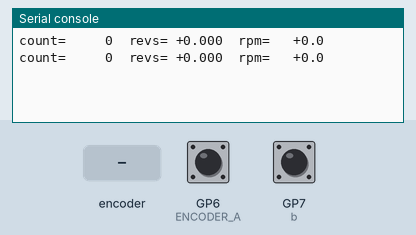
Recording of a program running on a simulated Raspberry Pi Pico running MicroPython. Parts: the last lines printed to the serial console. The inputs (shaded band) are chosen by the test bench; at power-on: GP6 (ENCODER_A) HIGH, GP7 (b) HIGH.

Above: at 1.2 s.
1.3 s: rotary encoder on GP6 (ENCODER_A) / GP7 (b) turned 3 steps (first pin leading)
At 2.4 s:
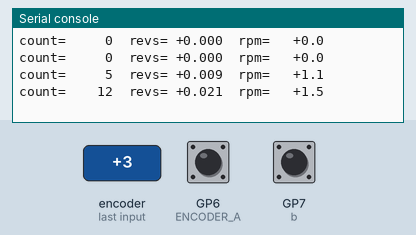
4.0 s: rotary encoder on GP6 (ENCODER_A) / GP7 (b) turned 1 step (first pin leading)
At 4.4 s:
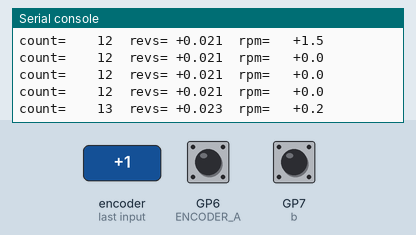
Timing chart, 0 to 7.0 s (numbered marks = the images above; inputs shaded):
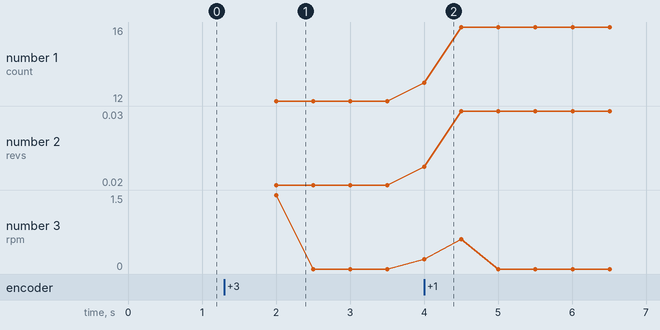

Measured:
- after the input at 1.3 s, the serial console: prints a new line after 0.20 s (image 1)
- after the input at 4.0 s, the serial console: prints a new line at once (image 2)
- plotted number 1: 12 → 16 after the input at 4.0 s
- plotted number 2: 0.02 → 0.03 after the input at 4.0 s

The program:

10_encoder_read_4x.py
```python
import time
from machine import Pin

from lib.pins import ENCODER_A, ENCODER_B

# 4x quadrature decoding: count every edge on both A and B.
# 7 PPR × 20 gear ratio × 4 = 560 counts per output-shaft revolution.
COUNTS_PER_REV = 560

# Gray-code transition table indexed by (prev_AB << 2 | new_AB).
# Valid forward transitions: 00→01→11→10→00 → +1 each step.
# Valid reverse transitions: 00→10→11→01→00 → -1 each step.
# Same-state or double-step (illegal/missed edge) entries are 0.
QUAD_TABLE = (0, -1, +1, 0,
              +1, 0, 0, -1,
              -1, 0, 0, +1,
              0, +1, -1, 0)

a = Pin(ENCODER_A, Pin.IN, Pin.PULL_UP)
b = Pin(ENCODER_B, Pin.IN, Pin.PULL_UP)

count = 0
last_ab = (a.value() << 1) | b.value()


def on_edge(pin):
    global count, last_ab
    new_ab = (a.value() << 1) | b.value()
    count += QUAD_TABLE[(last_ab << 2) | new_ab]
    last_ab = new_ab


a.irq(trigger=Pin.IRQ_RISING | Pin.IRQ_FALLING, handler=on_edge)
b.irq(trigger=Pin.IRQ_RISING | Pin.IRQ_FALLING, handler=on_edge)

last_count = 0
last_ms = time.ticks_ms()

while True:
    time.sleep_ms(500)
    now_ms = time.ticks_ms()
    now_count = count
    dt = time.ticks_diff(now_ms, last_ms) / 1000
    rpm = (now_count - last_count) / COUNTS_PER_REV / dt * 60
    revs = now_count / COUNTS_PER_REV
    print("count={:6d}  revs={:+7.3f}  rpm={:+7.1f}".format(now_count, revs, rpm))
    last_count = now_count
    last_ms = now_ms
```

pins.py
```python
# Per-board pin map for the tutorial series. Auto-detects ESP32 vs RP2 from
# sys.platform; edit the values below if your wiring differs from the defaults.

import sys

PLATFORM = sys.platform

if PLATFORM == "esp32":
    # Generic ESP32 DevKit. ESP32-S3/C3 may differ — adjust LED in particular.
    LED = 2
    BUTTON = 0           # BOOT button on most dev boards
    PWM_LED = 4
    SERVO = 13
    ADC = 34             # ADC1 (input-only pins 32-39 are safe with WiFi)
    I2C_ID = 0
    I2C_SCL = 22
    I2C_SDA = 21
    SPI_ID = 1           # HSPI; SPI(2) on S3
    SPI_SCK = 18
    SPI_MOSI = 23
    SPI_MISO = 19
    SPI_CS = 5
    # NeoPixel / WS2812. NEOPIXEL is a single pixel; MATRIX_PIN feeds an array
    # of MATRIX_WIDTH × MATRIX_HEIGHT pixels. ESP32-S3-Matrix board uses GP14,
    # 8×8. Generic ESP32 has no onboard NeoPixel — wire one to GP14 to test.
    NEOPIXEL = 14
    MATRIX_PIN = 14
    MATRIX_WIDTH = 8
    MATRIX_HEIGHT = 8
elif PLATFORM == "rp2":
    # LED conventions vary across RP2 boards:
    #   - Pico W:                 Pin("LED") — wired to the WiFi chip
    #   - Pico (non-W):           GP25 onboard LED
    #   - RP2040-Zero / -Matrix:  no plain LED — wire an external one to LED below
    # The detection below picks Pico W if available, otherwise defaults to GP15
    # (a free, edge-exposed pin on the Zero). Wire an LED + 220Ω resistor from
    # GP15 to GND, or change LED here to whichever GPIO you've used.
    try:
        from machine import Pin as _Pin
        _Pin("LED")
        LED = "LED"
    except (ValueError, TypeError):
        LED = 25
    BUTTON = 14
    PWM_LED = 25
    SERVO = 16
    ADC = 26             # GP26 = ADC0
    I2C_ID = 0
    I2C_SCL = 5
    I2C_SDA = 4
    SPI_ID = 1
    SPI_SCK = 10
    SPI_MOSI = 11
    SPI_MISO = 12
    SPI_CS = 13
    # Pimoroni Pico Explorer Base onboard ST7789 LCD (240x240, SPI0).
    # Coexists with the generic SPI_* pins above (which target the breadboard
    # SD/sensor wiring on SPI1).
    ST7789_SPI_ID = 0
    ST7789_SCK = 18
    ST7789_MOSI = 19
    ST7789_CS = 17
    ST7789_DC = 16
    ST7789_BL = 20
    ST7789_WIDTH = 240
    ST7789_HEIGHT = 240
    # Pico Explorer Base onboard buttons (active-low, internal pull-up).
    BTN_A = 12
    BTN_B = 13
    BTN_X = 14
    BTN_Y = 15
    # NeoPixel / WS2812. RP2040-Zero onboard NeoPixel and Waveshare RP2040-Matrix
    # both use GP16. Matrix defaults to 5×5 (Waveshare); change to 1×1 if you
    # only have the Zero's single pixel and are running matrix scripts.
    NEOPIXEL = 16
    MATRIX_PIN = 16
    MATRIX_WIDTH = 5
    MATRIX_HEIGHT = 5
    ENCODER_A = 6
    ENCODER_B = 7
    MOTOR_A = 10
    MOTOR_B = 11
else:
    raise RuntimeError("unsupported platform: " + PLATFORM)
```
